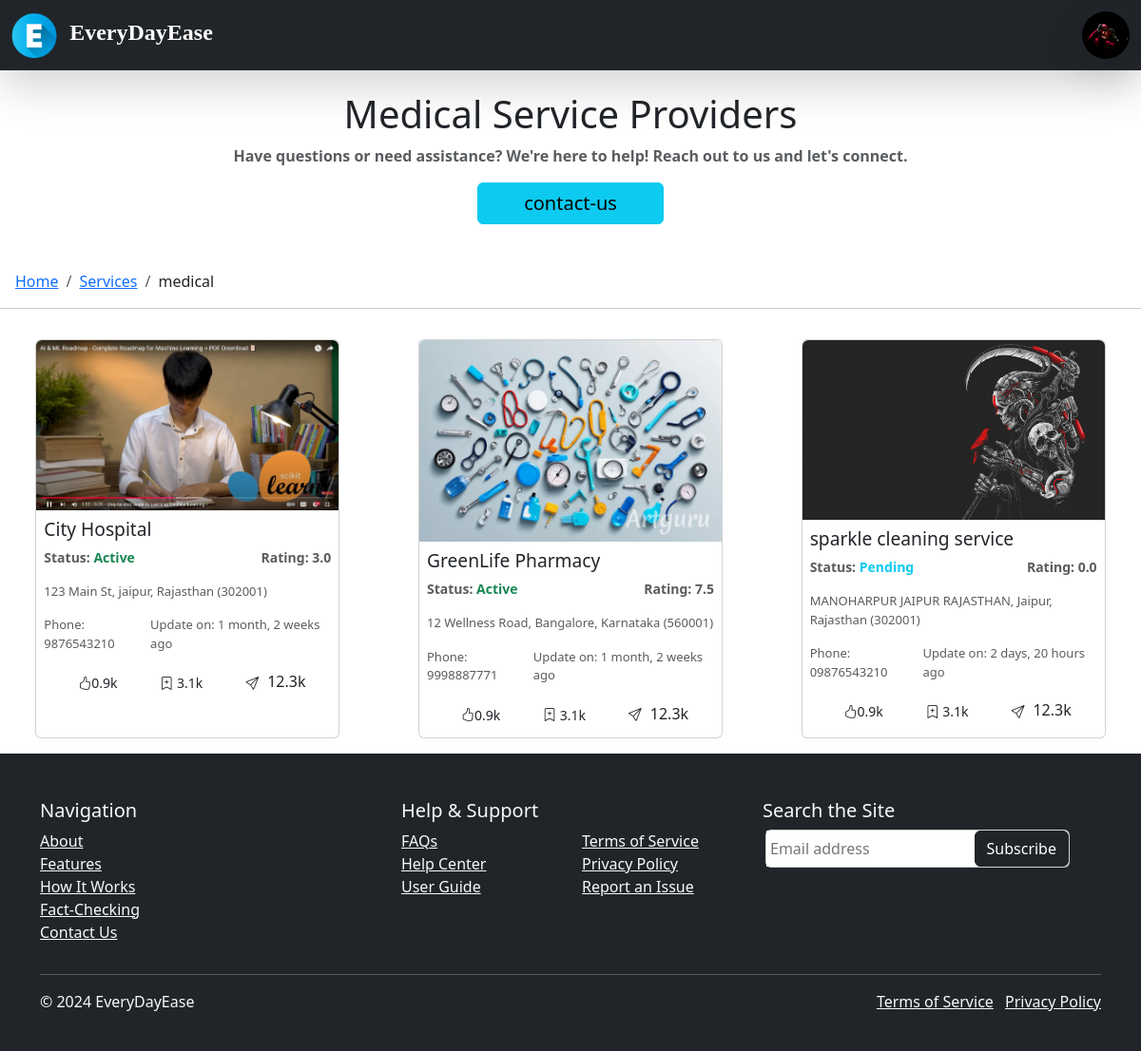
Screenshot of /services/medical/ (signed in) with the database file from the repository.
### authentication/models.py (models this page shows, shortened)
class Profile(AbstractUser):
    USER_TYPES = (
        ('customer', 'Customer'),
        ('shopkeeper', 'Shopkeeper'),
        ('staff', 'Staff'),
        ('admin', 'Admin'),
    )
    gender = models.CharField(max_length=1, choices=GENDER_CHOICES, blank=True, null=True)
    profile_image = models.ImageField(upload_to='profile_images/', blank=True, null=True,default='./profile_images/user.png')
    city = models.CharField(max_length=100, blank=True, null=True)
    bio = models.TextField(max_length=500, blank=True, null=True)
    user_type = models.CharField(max_length=20, choices=USER_TYPES, default='customer')
    update_at = models.DateTimeField(blank=True, null=True)

### home/models.py (models this page shows, shortened)
class ServiceProvider(models.Model):
    user = models.OneToOneField(Profile, on_delete=models.CASCADE, related_name="service_provider")
    business_name = models.CharField(max_length=255)
    category_choices = [
        ("Medical", "Medical"),
        ("Mechanical", "Mechanical"),
        ("Electrician", "Electrician"),
        ("Cleaning", "Cleaning"),
    ]
    category = models.CharField(max_length=20, choices=category_choices)
    contact_number = models.CharField(max_length=15)
    address = models.TextField()
    city = models.CharField(max_length=100)
    state = models.CharField(max_length=100)
    zip_code = models.CharField(max_length=10)
    profile_picture = models.ImageField(upload_to="providers/", null=True, blank=True)
    rating = models.FloatField(default=0.0)
    status = models.CharField(max_length=10, choices=[("Active", "Active"), ("Inactive", "Inactive"), ("Pending", "Pending")], default="Pending")
    created_at = models.DateTimeField(auto_now_add=True)
    updated_at = models.DateTimeField(auto_now=True)

### home/views.py (the view)
# urls.py: path("services/<str:slug>/",servicesCategory,name="services-category"),
def servicesCategory(request,slug):
    providers = ServiceProvider.objects.filter(category=slug.title())
    return render(request,"service_category.html",{"slug":slug,"providers":providers})

### home/templates/service_category.html (shortened to what this page needs)
{% extends "base.html" %}
{% block main %}
{% load static %}
{% load humanize %}
<div class="container-fluid my-5 pb-0 py-5">
    <div class="container">
      <h1 class="text-center">{{slug | title}} Service Providers</h1>
      <p class="text-muted text-center fw-bold">Have questions or need assistance? We're here to help! Reach out to us and let's connect.</p>
      <div class="d-flex justify-content-center">
        <a href="/contact-us" class="btn btn-info px-5 fs-5 ">contact-us</a>
      </div>
    </div>
  </div>
  <nav aria-label="breadcrumb" class="py-0 my-0 mx-3">
    <ol class="breadcrumb">
      <li class="breadcrumb-item"><a href="/">Home</a></li>
      <li class="breadcrumb-item"><a href="/services">Services</a></li>
      <li class="breadcrumb-item Active" aria-current="page">{{slug}}</li>
    </ol>
  </nav>
  <hr>
  <div class="">
    <div class="row p-2">
        {% for provider in providers %}
            <a href="/services/{{slug}}/{{provider.id}}/{{provider.business_name}}" style="text-decoration: none;" class="card my-2 p-0 mx-auto">
                <div class="card-image">
                <img  src="{{provider.profile_picture.url}}" class="w-100 rounded-top" alt="Beautiful">
                </div>
                <div class="card-content p-2">
                <h3>{{provider.business_name}}</h3>
                <p class="d-flex">
                    <span style="font-size: 14px;" class="fw-bold text-muted me-auto">Status: <span class="{% if provider.status == "Active" %} text-success {% elif provider.status == "Inactive" %} text-warning {% else %} text-info {% endif %}">{{provider.status}}</span></span>
                    <span style="font-size: 14px;" class="fw-bold text-muted">Rating: {{provider.rating}}</span>
                </p>
                <p style="font-size: 13px;" class="text-muted">{{provider.address}}, {{provider.city}}, {{provider.state}} ({{provider.zip_code}})</p>
                <p style="font-size: 13px;" class="d-flex p-0">
                    <span class="text-muted me-auto">Phone: {{provider.contact_number}}</span>
                    <span class="text-muted">Update on: {{provider.updated_at |naturaltime}}</span>
                </p>
                  <div class="d-flex justify-content-evenly">
                    <div class=""><button class="btn btn-sm"><i class="bi bi-hand-thumbs-up"></i>0.9k</button></div>
                    <div class=""><button class="btn btn-sm"><i class="bi bi-bookmark-plus"></i> 3.1k</button></div>
                    <div class=""><button class="btn btn-sm"><i class="bi bi-send"></i></button>12.3k</div>
                  </div>
                </div>
            </a>
        {% endfor %}
    </div>
  </div>
{% endblock main %}

### authentication/templates/base.html (shortened to what this page needs)
<!doctype html>
<html lang="en">
  <head>
    <link href="https://cdn.jsdelivr.net/npm/bootstrap@5.3.3/dist/css/bootstrap.min.css" rel="stylesheet">
    <link rel="stylesheet" href="https://cdn.jsdelivr.net/npm/bootstrap-icons@1.11.3/font/bootstrap-icons.min.css">
    {% load static %}
  </head>
  <body style="padding:0px !important;overflow-x: hidden;">
    <nav class="navbar navbar-expand-lg bg-dark position-fixed shadow-lg top-0 w-100" style="z-index: 100;">
      <div class="container-fluid">
          <a class="navbar-brand" href="/"><img src="{% static 'assets/img/letter-e.png' %}" style="width:3rem;" alt="">
              <span class="fs-4 text-white mx-2" style="font-family:'Times New Roman', Times, serif;font-weight: bold;">EveryDayEase</span>
          </a>
          {% if request.user.is_authenticated %}
              <button id="profilebtn" title="{{request.user.get_full_name}}" class="bg-transparent btn p-0 d-flex flex-column justify-content-center align-items-start border-none outline-none" type="button" data-bs-toggle="offcanvas" data-bs-target="#offcanvasRight" aria-controls="offcanvasRight" aria-label="Toggle navigation">
                  <img src="{{request.user.profile_image.url}}" class="rounded-circle shadow-lg shadow-warning" width="50px" height="50px" alt="">
              </button>
          {% endif %}
      </div>
  </nav>
    {% block main %}
    {% endblock main %}
    <footer class="bg-dark text-light pt-5 pb-4">
        <div class="container">
            <div class="row">
                <div class="col-md-4">
                    <h5>Navigation</h5>
                    <ul class="list-unstyled">
                        <li><a href="#about" class="text-light">About</a></li>
                        <li><a href="#features" class="text-light">Features</a></li>
                        <li><a href="#how-it-works" class="text-light">How It Works</a></li>
                        <li><a href="#fact-check" class="text-light">Fact-Checking</a></li>
                        <li><a href="#contact" class="text-light">Contact Us</a></li>
                    </ul>
                </div>
                <div class="col-md-4">
                    <h5>Help & Support</h5>
                    <div class="row">
                        <div class="col">
                            <ul class="list-unstyled">
                                <li><a href="#faq" class="text-light">FAQs</a></li>
                                <li><a href="#support" class="text-light">Help Center</a></li>
                                <li><a href="#guide" class="text-light">User Guide</a></li>
                            </ul>
                        </div>
                        <div class="col">
                            <ul class="list-unstyled">
                                <li><a href="#terms" class="text-light">Terms of Service</a></li>
                                <li><a href="#privacy" class="text-light">Privacy Policy</a></li>
                                <li><a href="#report" class="text-light">Report an Issue</a></li>
                            </ul>
                        </div>
                    </div>
                </div>
                <div class="col-md-4">
                    <h5>Search the Site</h5>
                    <form class="card flex-row " method="post">
                        <input required class="w-100 outline-none p-1 m-0" type="email" placeholder="Email address" />
                        <input type="submit" value="Subscribe" class="btn btn-dark" >
                    </form>
                </div>
            </div>
            <hr class="bg-light">
            <div class="row">
                <div class="col-md-6">
                    <p>&copy; 2024 EveryDayEase</p>
                </div>
                <div class="col-md-6 text-end">
                    <a href="#terms" class="text-light me-2">Terms of Service</a>
                    <a href="#privacy" class="text-light">Privacy Policy</a>
                </div>
            </div>
        </div>
    </footer>
  </body>
</html>

### authentication/templates/base.html (style rules this page uses)
.outline-none { outline: none !important; border: none !important; }

### home/templates/service_category.html (style rules this page uses)
.card { width: 20rem !important; margin: 3px; }
h3 { font-size: 1.2rem; }

### rows the page displays
Profile: user.profile_image (picture)
ServiceProvider: profile_picture (picture), business_name "City Hospital", status "Active", rating "3.0", address "123 Main St", city "jaipur", state "Rajasthan", zip_code "302001", contact_number "9876543210", updated_at "1 month, 2 weeks ago"
ServiceProvider: profile_picture (picture), business_name "GreenLife Pharmacy", status "Active", rating "7.5", address "12 Wellness Road", city "Bangalore", state "Karnataka", zip_code "560001", contact_number "9998887771", updated_at "1 month, 2 weeks ago"
ServiceProvider: profile_picture (picture), business_name "sparkle cleaning service", status "Pending", rating "0.0", address "MANOHARPUR JAIPUR RAJASTHAN", city "Jaipur", state "Rajasthan", zip_code "302001", contact_number "09876543210", updated_at "2 days, 20 hours ago"

### other values shown
{{ slug | title }} "Medical"
{{ slug }} "medical"
